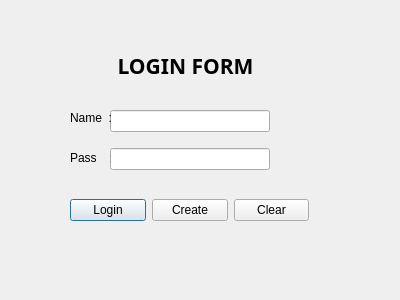
<?xml version="1.0" encoding="UTF-8"?>
<ui version="4.0">
 <class>Dialog</class>
 <widget class="QDialog" name="Dialog">
  <property name="geometry">
   <rect>
    <x>0</x>
    <y>0</y>
    <width>400</width>
    <height>300</height>
   </rect>
  </property>
  <property name="windowTitle">
   <string>Login</string>
  </property>
  <widget class="QWidget" name="verticalLayoutWidget">
   <property name="geometry">
    <rect>
     <x>110</x>
     <y>100</y>
     <width>160</width>
     <height>80</height>
    </rect>
   </property>
   <layout class="QVBoxLayout" name="verticalLayout">
    <item>
     <widget class="QLineEdit" name="lineEdit"/>
    </item>
    <item>
     <widget class="QLineEdit" name="lineEdit_2">
      <property name="echoMode">
       <enum>QLineEdit::Password</enum>
      </property>
     </widget>
    </item>
   </layout>
  </widget>
  <widget class="QWidget" name="horizontalLayoutWidget">
   <property name="geometry">
    <rect>
     <x>70</x>
     <y>190</y>
     <width>239</width>
     <height>41</height>
    </rect>
   </property>
   <layout class="QHBoxLayout" name="horizontalLayout">
    <item>
     <widget class="QPushButton" name="pushButton">
      <property name="text">
       <string>Login</string>
      </property>
     </widget>
    </item>
    <item>
     <widget class="QPushButton" name="pushButton_2">
      <property name="text">
       <string>Create</string>
      </property>
     </widget>
    </item>
    <item>
     <widget class="QPushButton" name="pushButton_3">
      <property name="text">
       <string>Clear</string>
      </property>
     </widget>
    </item>
   </layout>
  </widget>
  <widget class="QLabel" name="label">
   <property name="geometry">
    <rect>
     <x>70</x>
     <y>110</y>
     <width>41</width>
     <height>16</height>
    </rect>
   </property>
   <property name="text">
    <string>Name  :</string>
   </property>
  </widget>
  <widget class="QLabel" name="label_2">
   <property name="geometry">
    <rect>
     <x>70</x>
     <y>150</y>
     <width>41</width>
     <height>16</height>
    </rect>
   </property>
   <property name="text">
    <string>Pass    :</string>
   </property>
  </widget>
  <widget class="QLabel" name="label_3">
   <property name="geometry">
    <rect>
     <x>70</x>
     <y>40</y>
     <width>231</width>
     <height>51</height>
    </rect>
   </property>
   <property name="font">
    <font>
     <family>Script MT Bold</family>
     <pointsize>16</pointsize>
     <weight>75</weight>
     <bold>true</bold>
    </font>
   </property>
   <property name="text">
    <string>LOGIN FORM</string>
   </property>
   <property name="alignment">
    <set>Qt::AlignCenter</set>
   </property>
   <property name="wordWrap">
    <bool>false</bool>
   </property>
  </widget>
 </widget>
 <resources/>
 <connections/>
</ui>
